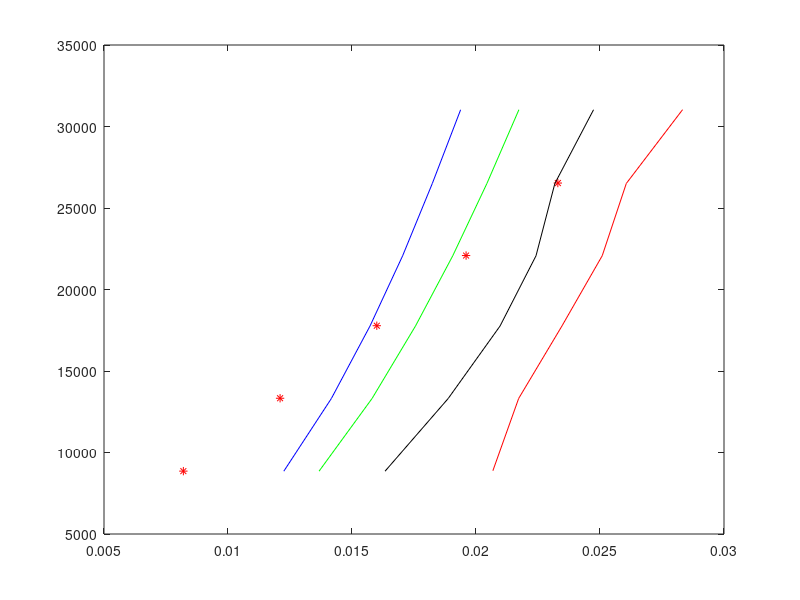

MATLAB code for this plot:
clc, clear, close all;

g = 9.81;
Press_true = [902.9	1358.7	1812.3	2251.1	2704.5	3165.8	3614.3	4069.9	4501.1	4509.8] .* g;
displ_true = [8.2	12.1	16.0	19.6	23.3	27.0	30.5	34.0	36.5	36.5] ./ 1000;


div_200 = [0.01938          31027.75262;
            0.01824          26511.09017;
            0.01704          22063.10743;
            0.01573          17771.72980;
            0.01417          13318.36587;
            0.01225          8851.63818];

div_150 = [0.02173          31031.19114;
           0.02044          26505.479495;
           0.01906          22061.36127;
           0.01756          17760.54677;
           0.01581          13315.94271;
           0.01367          8850.21557];

div_100 =  [0.02474          31028.67132;
            0.02318          26505.44173;
            0.02242          22070.47359;
            0.02097          17760.66132;
            0.01888          13315.37583;
            0.01633          8848.93282];


div_50 = [0.02833          31033.62455;
            0.02606          26504.35232;
            0.02509          22072.95671;
            0.02347          17773.56850;
            0.02172          13315.34026;
            0.02068          8880.64352];
figure();
plot(displ_true(1:end-5), Press_true(1:end-5), '*r')
hold on
plot(div_200(:,1), div_200(:,2), '-b')
plot(div_150(:,1), div_150(:,2), '-g')
plot(div_100(:,1), div_100(:,2), '-k')
plot(div_50(:,1), div_50(:,2), '-r')
